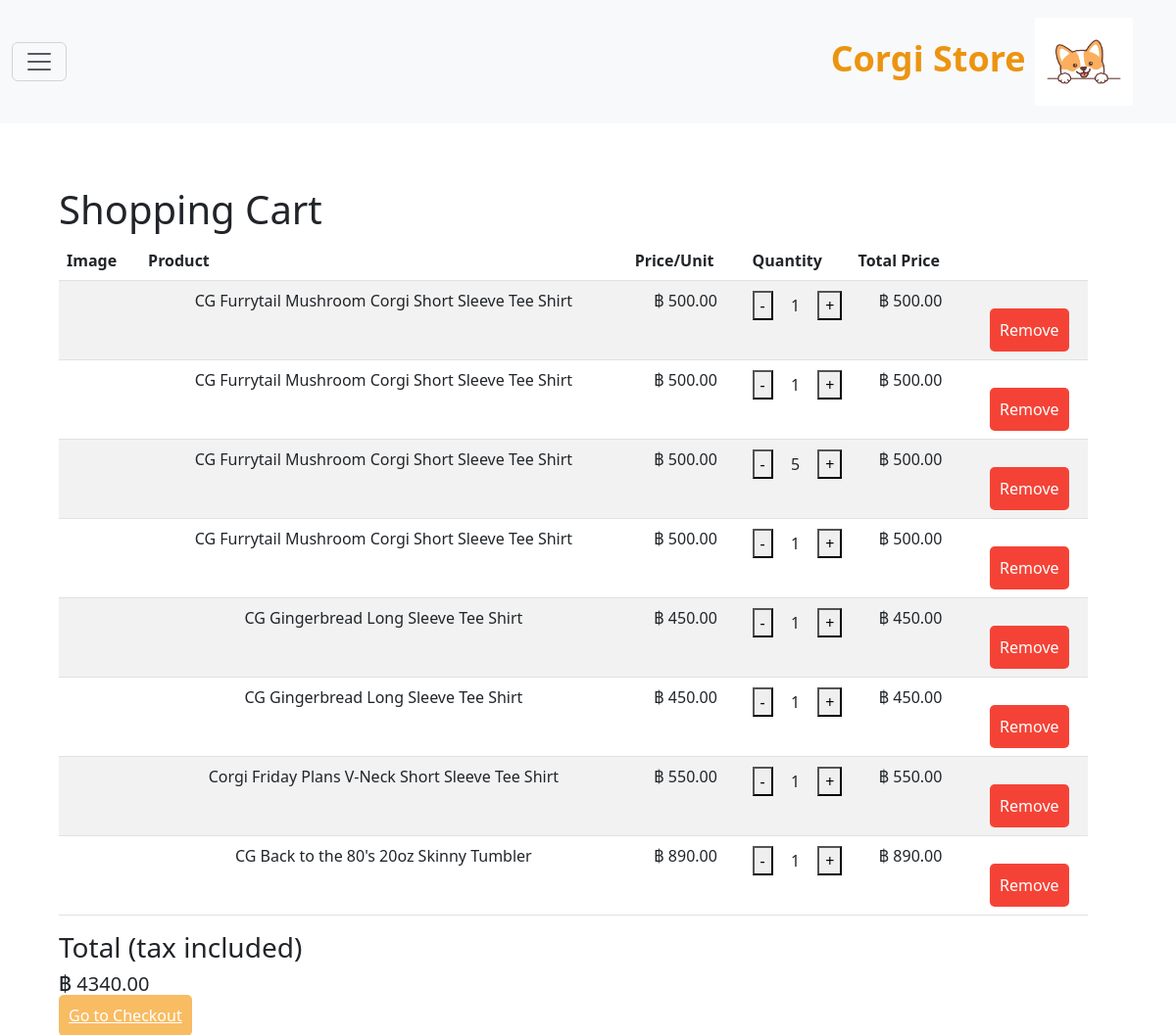
The page /store/cart/ (signed in) on the database its author committed.
### buyer/models.py (models this page shows, shortened)
class Cart(models.Model):
    is_paid = models.BooleanField(default=False)
    product = models.ForeignKey(SellerProduct, on_delete=models.CASCADE)
    customer = models.ForeignKey(User, on_delete=models.CASCADE)
    amount = models.IntegerField(default=0)
    price = models.DecimalField(default=0, max_digits=8, decimal_places=2)
    date = models.DateField(default=datetime.datetime.today)

### seller/models.py (models this page shows)
class SellerProduct(models.Model):
    name = models.CharField(max_length=60)
    price = models.DecimalField(default=0, max_digits=8, decimal_places=2)
    category = models.ForeignKey(SellerCategory, on_delete=models.CASCADE, default=1)
    quantity = models.IntegerField(default=0, null=True, blank=True)
    description = models.CharField(max_length=2500)
    image = models.ImageField(upload_to="seller/media/product")
    status = models.BooleanField(default=True)
    last_update = models.DateTimeField(auto_now=True)
    seller = models.ForeignKey(Seller, on_delete=models.CASCADE)
    def __str__(self):
        return f"{self.name}"

### buyer/views.py (the view)
# urls.py: path('cart/', views.cart, name='cart'),
@login_required
def cart(request):
    user = request.user.id
    carts = Cart.objects.filter(customer=user)
    cart_price = []
    for p in carts:
        cart_price.append(p.price)
    total = sum(cart_price)
    context = {'carts': carts,
               'total': total,}
    return render(request, 'cart.html', context)

### buyer/templates/cart.html (shortened to what this page needs)
{% load static %}
<!DOCTYPE html>
<html>
    <link rel="stylesheet" href="{% static 'css/bootstrap.min.css' %}">
<head>
    <nav class="navbar bg-body-tertiary fixed-top">
        <div class="container-fluid">
          <button class="navbar-toggler" type="button" data-bs-toggle="offcanvas" data-bs-target="#offcanvasNavbar" aria-controls="offcanvasNavbar" aria-label="Toggle navigation">
            <span class="navbar-toggler-icon"></span>
          </button>
          <a class="navbar-brand" href="/" style="font-weight:bold; color: #ec9410;">
            Corgi Store
            <img class="navbar-brand" src="{% static 'media/logo.jpg'%}" alt="" width="100" height="100">
          </a>
        </div>
      </nav>
</head>
<!DOCTYPE html>
<html>
  <head>
  </head>
  <body>
  <h1>Shopping Cart</h1>
  <div class="col-md-10">
    <form method="POST">
        <table class="table table-striped" style="width: 350%;">
            <thead>
                <tr>
                    <th scope="col">Image</th>
                    <th scope="col">Product</th>
                    <th scope="col">Price/Unit</th>
                    <th scope="col">Quantity</th>
                    <th scope="col">Total Price</th>
                    <th scope="col"></th>
                </tr>
            </thead>
            <tbody>
                {% for cart in carts %}
                    <tr>
                        <td><img src="{{ cart.product.image.url }}" alt="" width=100 height=auto></td>
                        <td>{{ cart.product }}</td>
                        <td>฿ {{ cart.product.price }}</td>
                        <td>
                            <div class="quantity">
                                <button class="decrease">-</button>
                                <p>{{ cart.amount }}</p>
                                <button class="increase">+</button>
                            </div>
                        </td>
                        <td>฿ {{ cart.price }}</td>
                        <td><button class="remove">Remove</button></td>
                    </tr>
                {% endfor %}
            </tbody>
        </table>
    </form>
</div>
    <h3>Total (tax included)</h3>
    <h5>฿ {{ total }}</h5>
      <a class="checkout" aria-current="page" href="checkout/" style="line-height: 1.5;">Go to Checkout</a>
  </body>
</html>

### buyer/templates/cart.html (style rules this page uses)
body { position: absolute; top: 18%; width: 30%; height: 20%; left: 5%; }
.quantity { display: flex; justify-content: space-between; align-items: center; }
.quantity p { margin: 5px; }
.remove { background-color: #f44336; color: white; border: none; padding: 10px; border-radius: 5px; cursor: pointer; margin-top: 20px; }
.checkout { background-color: #f8bc63; color: white; border: none; padding: 10px; border-radius: 5px; cursor: pointer; margin-top: 20px; }
td { text-align: center; }

### rows shown on the page
Cart: product "CG Furrytail Mushroom Corgi Short Sleeve Tee Shirt", product.price "500.00", amount "1", price "500.00"
Cart: product "CG Furrytail Mushroom Corgi Short Sleeve Tee Shirt", product.price "500.00", amount "1", price "500.00"
Cart: product "CG Furrytail Mushroom Corgi Short Sleeve Tee Shirt", product.price "500.00", amount "5", price "500.00"
Cart: product "CG Furrytail Mushroom Corgi Short Sleeve Tee Shirt", product.price "500.00", amount "1", price "500.00"
Cart: product "CG Gingerbread Long Sleeve Tee Shirt", product.price "450.00", amount "1", price "450.00"
Cart: product "CG Gingerbread Long Sleeve Tee Shirt", product.price "450.00", amount "1", price "450.00"
Cart: product "Corgi Friday Plans V-Neck Short Sleeve Tee Shirt", product.price "550.00", amount "1", price "550.00"
Cart: product "CG Back to the 80's 20oz Skinny Tumbler", product.price "890.00", amount "1", price "890.00"

### other values the page prints
{{ total }} "4340.00"
